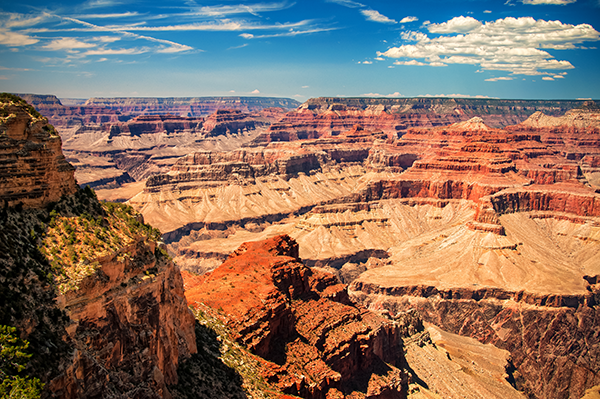
#> input picture 1.4_Basic_Image_Processing/1.4.1_Translation/grand_canyon.png, 600 x 399 px
$ python masking.py --image ../1.4.1_Translation/grand_canyon.png
#> lines starting #> are read from the running program, lines starting #| are printed output that depends on the picture; after the words box and inside, x2 and y2 are one past the last pixel; in counts of white or black regions, pixels touching at a corner belong together
# import the necessary packages
import numpy as np
import argparse
import cv2

# construct the argument parser and parse the arguments
ap = argparse.ArgumentParser()
ap.add_argument("-i", "--image", required=True, help="Path to the image")
args = vars(ap.parse_args())

# load the image and display it
image = cv2.imread(args["image"])
#> image is the input picture: shape (399, 600, 3); mean B, G, R 97.3, 113.1, 138.6
cv2.imshow("Original", image)

# Masking allows us to focus only on parts of an image that interest us.
# A mask is the same size as our image, but has only two pixel values,
# 0 and 255. Pixels with a value of 0 are ignored in the orignal image,
# and mask pixels with a value of 255 are allowed to be kept. For example,
# let's construct a rectangular mask that displays only the person in
# the image
mask = np.zeros(image.shape[:2], dtype="uint8")
cv2.rectangle(mask, (0, 90), (290, 450), 255, -1)
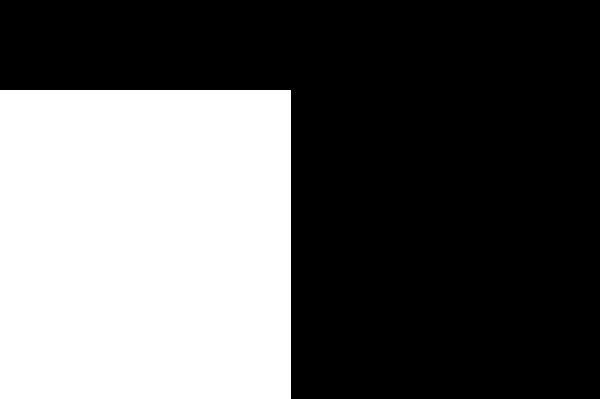
#> mask: shape (399, 600); 37.6% white; 1 white region, box (x1, y1, x2, y2) and area: (0, 90, 291, 399) 89919
cv2.imshow("Mask", mask)

# Apply our mask -- notice how only the person in the image is cropped out
masked = cv2.bitwise_and(image, image, mask=mask)
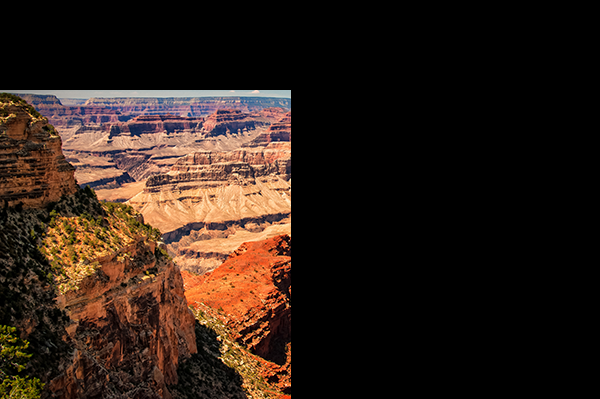
#> masked: shape (399, 600, 3); mean B, G, R 23, 31.6, 46.2
cv2.imshow("Mask Applied to Image", masked)
cv2.waitKey(0)

# Now, let's make a circular mask with a radius of 100 pixels and apply the
# mask again
mask = np.zeros(image.shape[:2], dtype="uint8")
cv2.circle(mask, (145, 200), 100, 255, -1)
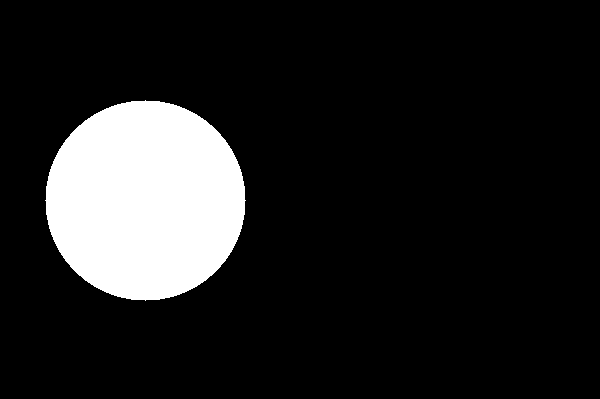
#> mask: shape (399, 600); 13.1% white; 1 white region, box (x1, y1, x2, y2) and area: (45, 100, 246, 301) 31417
masked = cv2.bitwise_and(image, image, mask=mask)
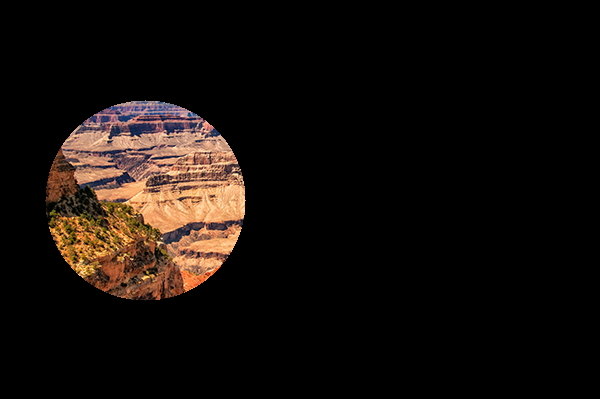
#> masked: shape (399, 600, 3); mean B, G, R 10.6, 14.3, 20.4
cv2.imshow("Mask", mask)
cv2.imshow("Mask Applied to Image", masked)
cv2.waitKey(0)
